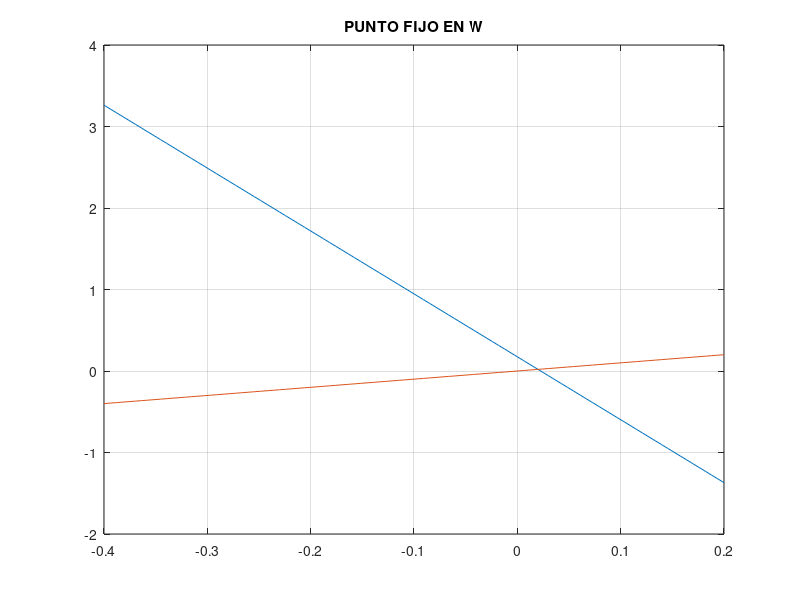

The MATLAB source for this figure: (Note: this script raises an error after producing the figure.)
clear all;clc
format long
#A)
t1 = 0.02;
z_a = @(a) (0.04* sqrt(a + t1) *(1-t1))- t1 * sqrt(3*a) - t1; %= 0 (punto fijo en t= 0.02 ??)


#########################################
w = @(t) (0.04* sqrt(19 + t) .*(1-t))- t .* sqrt(57);

t = linspace(-0.4,0.2,100);

figure(1)
plot(t,w(t))
title("PUNTO FIJO EN W");
y = @(x) x;
hold on;
grid on;
plot (t,y(t))

[pw] = puntofijo(w,0.02,100,1e-2); #para a = 19 existe un punto fijo en t = 0,019
#######################################

figure(2)
at = linspace(18,22,100);
plot(at,z_a(at))
grid on;
title("RAIZ DE Z(A,T=0,02)=0")

[a,ha,ita] = biseccion(z_a,19,20,100,1e-6)

disp("\nPara el siguiente a existe un punto fijo en t = 0.02:")
a
disp(" ")

#B)
z = @(t) (0.04* sqrt(a + t) .*(1-t))- t .* sqrt(3*a);

figure(3)
bt = linspace(-0.2,0.3,100);
plot(bt,z(bt))
grid on;
title("(RAIZ DE Z(T,A=19.073)=0)")

[b,hb,itb] = biseccion(z,0,0.3,100,1e-6)
disp("La raiz de z(t) se encuentra en")
b
